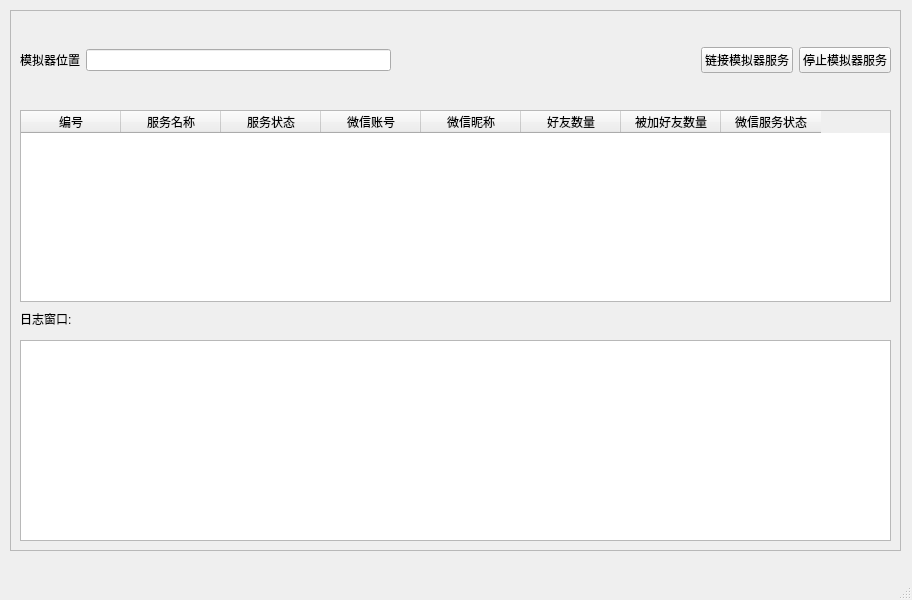
<?xml version="1.0" encoding="UTF-8"?>
<ui version="4.0">
 <class>MainWindow</class>
 <widget class="QMainWindow" name="MainWindow">
  <property name="geometry">
   <rect>
    <x>0</x>
    <y>0</y>
    <width>912</width>
    <height>600</height>
   </rect>
  </property>
  <property name="windowTitle">
   <string>MainWindow</string>
  </property>
  <widget class="QWidget" name="centralwidget">
   <widget class="QFrame" name="frame">
    <property name="geometry">
     <rect>
      <x>10</x>
      <y>10</y>
      <width>891</width>
      <height>541</height>
     </rect>
    </property>
    <property name="frameShape">
     <enum>QFrame::StyledPanel</enum>
    </property>
    <property name="frameShadow">
     <enum>QFrame::Raised</enum>
    </property>
    <widget class="QWidget" name="horizontalLayoutWidget">
     <property name="geometry">
      <rect>
       <x>10</x>
       <y>10</y>
       <width>871</width>
       <height>80</height>
      </rect>
     </property>
     <layout class="QHBoxLayout" name="horizontalLayout">
      <item>
       <widget class="QLabel" name="label">
        <property name="text">
         <string>模拟器位置</string>
        </property>
       </widget>
      </item>
      <item>
       <widget class="QLineEdit" name="lineEdit"/>
      </item>
      <item>
       <spacer name="horizontalSpacer">
        <property name="orientation">
         <enum>Qt::Horizontal</enum>
        </property>
        <property name="sizeHint" stdset="0">
         <size>
          <width>40</width>
          <height>20</height>
         </size>
        </property>
       </spacer>
      </item>
      <item>
       <widget class="QPushButton" name="pushButton">
        <property name="text">
         <string>链接模拟器服务</string>
        </property>
       </widget>
      </item>
      <item>
       <widget class="QPushButton" name="pushButton_2">
        <property name="text">
         <string>停止模拟器服务</string>
        </property>
       </widget>
      </item>
     </layout>
    </widget>
    <widget class="QTextBrowser" name="textBrowser">
     <property name="geometry">
      <rect>
       <x>10</x>
       <y>330</y>
       <width>871</width>
       <height>201</height>
      </rect>
     </property>
    </widget>
    <widget class="QTableWidget" name="tableWidget">
     <property name="geometry">
      <rect>
       <x>10</x>
       <y>100</y>
       <width>871</width>
       <height>192</height>
      </rect>
     </property>
     <column>
      <property name="text">
       <string>编号</string>
      </property>
     </column>
     <column>
      <property name="text">
       <string>服务名称</string>
      </property>
     </column>
     <column>
      <property name="text">
       <string>服务状态</string>
      </property>
     </column>
     <column>
      <property name="text">
       <string>微信账号</string>
      </property>
     </column>
     <column>
      <property name="text">
       <string>微信昵称</string>
      </property>
     </column>
     <column>
      <property name="text">
       <string>好友数量</string>
      </property>
     </column>
     <column>
      <property name="text">
       <string>被加好友数量</string>
      </property>
     </column>
     <column>
      <property name="text">
       <string>微信服务状态</string>
      </property>
     </column>
    </widget>
    <widget class="QLabel" name="label_2">
     <property name="geometry">
      <rect>
       <x>10</x>
       <y>300</y>
       <width>67</width>
       <height>17</height>
      </rect>
     </property>
     <property name="text">
      <string>日志窗口:</string>
     </property>
    </widget>
   </widget>
  </widget>
  <widget class="QMenuBar" name="menubar">
   <property name="geometry">
    <rect>
     <x>0</x>
     <y>0</y>
     <width>912</width>
     <height>31</height>
    </rect>
   </property>
  </widget>
  <widget class="QStatusBar" name="statusbar"/>
 </widget>
 <resources/>
 <connections/>
</ui>
